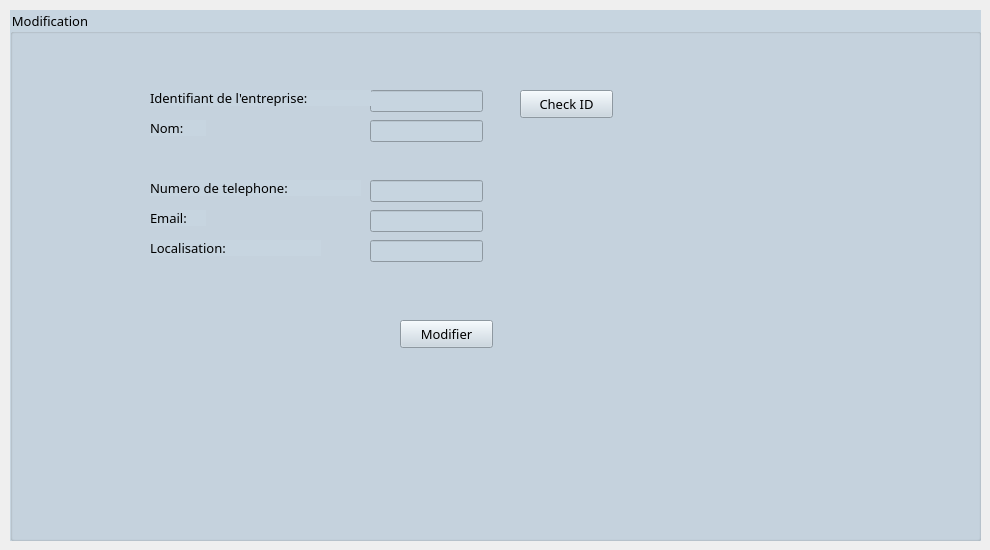
    <widget class="QWidget" name="tab_4">
     <attribute name="title">
      <string>Modifier une Entreprise</string>
     </attribute>
     <widget class="QGroupBox" name="groupBox_2">
      <property name="geometry">
       <rect>
        <x>10</x>
        <y>10</y>
        <width>971</width>
        <height>531</height>
       </rect>
      </property>
      <property name="font">
       <font>
        <family>Arial Rounded MT Bold</family>
        <pointsize>10</pointsize>
       </font>
      </property>
      <property name="styleSheet">
       <string notr="true">background-color: rgb(199, 213, 224);</string>
      </property>
      <property name="title">
       <string>Modification</string>
      </property>
      <widget class="QLineEdit" name="nom_entreprise_2">
       <property name="geometry">
        <rect>
         <x>360</x>
         <y>110</y>
         <width>113</width>
         <height>22</height>
        </rect>
       </property>
      </widget>
      <widget class="QLabel" name="label_3">
       <property name="geometry">
        <rect>
         <x>140</x>
         <y>110</y>
         <width>56</width>
         <height>16</height>
        </rect>
       </property>
       <property name="font">
        <font>
         <family>Arial Rounded MT Bold</family>
         <pointsize>10</pointsize>
        </font>
       </property>
       <property name="text">
        <string>Nom:</string>
       </property>
      </widget>
      <widget class="QLineEdit" name="num_tel_2">
       <property name="geometry">
        <rect>
         <x>360</x>
         <y>170</y>
         <width>113</width>
         <height>22</height>
        </rect>
       </property>
      </widget>
      <widget class="QLineEdit" name="loc_2">
       <property name="geometry">
        <rect>
         <x>360</x>
         <y>230</y>
         <width>113</width>
         <height>22</height>
        </rect>
       </property>
      </widget>
      <widget class="QLineEdit" name="email_2">
       <property name="geometry">
        <rect>
         <x>360</x>
         <y>200</y>
         <width>113</width>
         <height>22</height>
        </rect>
       </property>
      </widget>
      <widget class="QLabel" name="label_10">
       <property name="geometry">
        <rect>
         <x>140</x>
         <y>200</y>
         <width>56</width>
         <height>16</height>
        </rect>
       </property>
       <property name="font">
        <font>
         <family>Arial Rounded MT Bold</family>
         <pointsize>10</pointsize>
        </font>
       </property>
       <property name="text">
        <string>Email:</string>
       </property>
      </widget>
      <widget class="QLineEdit" name="id_Entreprise_2">
       <property name="geometry">
        <rect>
         <x>360</x>
         <y>80</y>
         <width>113</width>
         <height>22</height>
        </rect>
       </property>
      </widget>
      <widget class="QLabel" name="label_12">
       <property name="geometry">
        <rect>
         <x>140</x>
         <y>170</y>
         <width>211</width>
         <height>16</height>
        </rect>
       </property>
       <property name="font">
        <font>
         <family>Arial Rounded MT Bold</family>
         <pointsize>10</pointsize>
        </font>
       </property>
       <property name="text">
        <string>Numero de telephone:</string>
       </property>
      </widget>
      <widget class="QLabel" name="label_13">
       <property name="geometry">
        <rect>
         <x>140</x>
         <y>230</y>
         <width>171</width>
         <height>16</height>
        </rect>
       </property>
       <property name="font">
        <font>
         <family>Arial Rounded MT Bold</family>
         <pointsize>10</pointsize>
        </font>
       </property>
       <property name="text">
        <string>Localisation:</string>
       </property>
      </widget>
      <widget class="QLabel" name="label_14">
       <property name="geometry">
        <rect>
         <x>140</x>
         <y>80</y>
         <width>221</width>
         <height>16</height>
        </rect>
       </property>
       <property name="font">
        <font>
         <family>Arial Rounded MT Bold</family>
         <pointsize>10</pointsize>
        </font>
       </property>
       <property name="text">
        <string>Identifiant de l'entreprise:</string>
       </property>
      </widget>
      <widget class="QPushButton" name="B_modifier">
       <property name="geometry">
        <rect>
         <x>390</x>
         <y>310</y>
         <width>93</width>
         <height>28</height>
        </rect>
       </property>
       <property name="font">
        <font>
         <family>Arial Rounded MT Bold</family>
         <pointsize>10</pointsize>
        </font>
       </property>
       <property name="text">
        <string>Modifier</string>
       </property>
      </widget>
      <widget class="QPushButton" name="B_CheckID">
       <property name="geometry">
        <rect>
         <x>510</x>
         <y>80</y>
         <width>93</width>
         <height>28</height>
        </rect>
       </property>
       <property name="font">
        <font>
         <family>Arial Rounded MT Bold</family>
         <pointsize>10</pointsize>
        </font>
       </property>
       <property name="text">
        <string>Check ID</string>
       </property>
      </widget>
     </widget>
    </widget>
